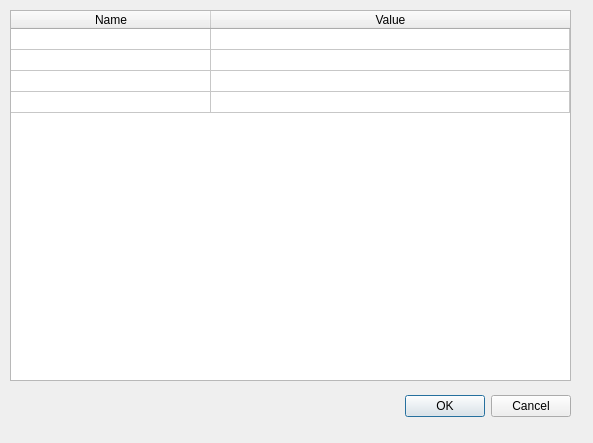
<?xml version="1.0" encoding="UTF-8"?>
<ui version="4.0">
 <class>SettingsDialog</class>
 <widget class="QDialog" name="SettingsDialog">
  <property name="geometry">
   <rect>
    <x>0</x>
    <y>0</y>
    <width>593</width>
    <height>443</height>
   </rect>
  </property>
  <property name="windowTitle">
   <string>Dialog</string>
  </property>
  <widget class="QDialogButtonBox" name="buttonBox">
   <property name="geometry">
    <rect>
     <x>230</x>
     <y>390</y>
     <width>341</width>
     <height>32</height>
    </rect>
   </property>
   <property name="orientation">
    <enum>Qt::Horizontal</enum>
   </property>
   <property name="standardButtons">
    <set>QDialogButtonBox::Cancel|QDialogButtonBox::Ok</set>
   </property>
  </widget>
  <widget class="QTableWidget" name="tableWidget">
   <property name="geometry">
    <rect>
     <x>10</x>
     <y>10</y>
     <width>561</width>
     <height>371</height>
    </rect>
   </property>
   <property name="rowCount">
    <number>4</number>
   </property>
   <property name="columnCount">
    <number>2</number>
   </property>
   <attribute name="horizontalHeaderDefaultSectionSize">
    <number>200</number>
   </attribute>
   <attribute name="horizontalHeaderMinimumSectionSize">
    <number>100</number>
   </attribute>
   <attribute name="horizontalHeaderStretchLastSection">
    <bool>true</bool>
   </attribute>
   <attribute name="verticalHeaderVisible">
    <bool>false</bool>
   </attribute>
   <attribute name="verticalHeaderDefaultSectionSize">
    <number>20</number>
   </attribute>
   <attribute name="verticalHeaderMinimumSectionSize">
    <number>21</number>
   </attribute>
   <attribute name="verticalHeaderStretchLastSection">
    <bool>false</bool>
   </attribute>
   <row/>
   <row/>
   <row/>
   <row/>
   <column>
    <property name="text">
     <string>Name</string>
    </property>
   </column>
   <column>
    <property name="text">
     <string>Value</string>
    </property>
   </column>
  </widget>
 </widget>
 <resources/>
 <connections>
  <connection>
   <sender>buttonBox</sender>
   <signal>accepted()</signal>
   <receiver>SettingsDialog</receiver>
   <slot>accept()</slot>
   <hints>
    <hint type="sourcelabel">
     <x>248</x>
     <y>254</y>
    </hint>
    <hint type="destinationlabel">
     <x>157</x>
     <y>274</y>
    </hint>
   </hints>
  </connection>
  <connection>
   <sender>buttonBox</sender>
   <signal>rejected()</signal>
   <receiver>SettingsDialog</receiver>
   <slot>reject()</slot>
   <hints>
    <hint type="sourcelabel">
     <x>316</x>
     <y>260</y>
    </hint>
    <hint type="destinationlabel">
     <x>286</x>
     <y>274</y>
    </hint>
   </hints>
  </connection>
  <connection>
   <sender>tableWidget</sender>
   <signal>cellEntered(int,int)</signal>
   <receiver>SettingsDialog</receiver>
   <slot>cellEntered(int,int)</slot>
   <hints>
    <hint type="sourcelabel">
     <x>290</x>
     <y>195</y>
    </hint>
    <hint type="destinationlabel">
     <x>296</x>
     <y>221</y>
    </hint>
   </hints>
  </connection>
 </connections>
 <slots>
  <slot>cellEntered(int,int)</slot>
 </slots>
</ui>
